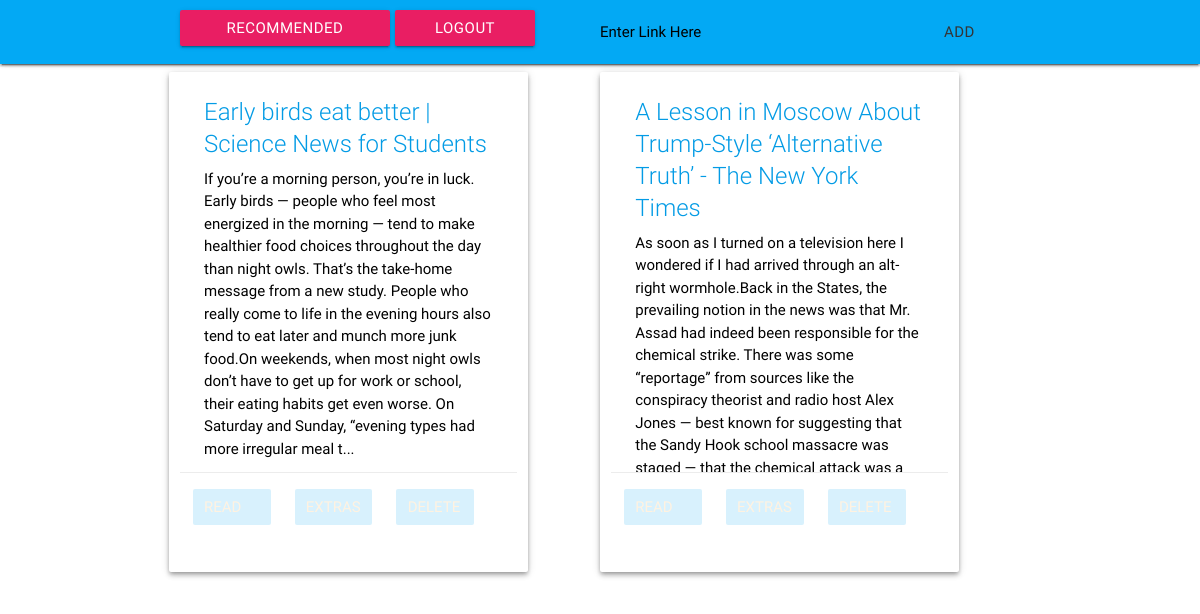
The page /home (signed in) on the database as committed earlier.
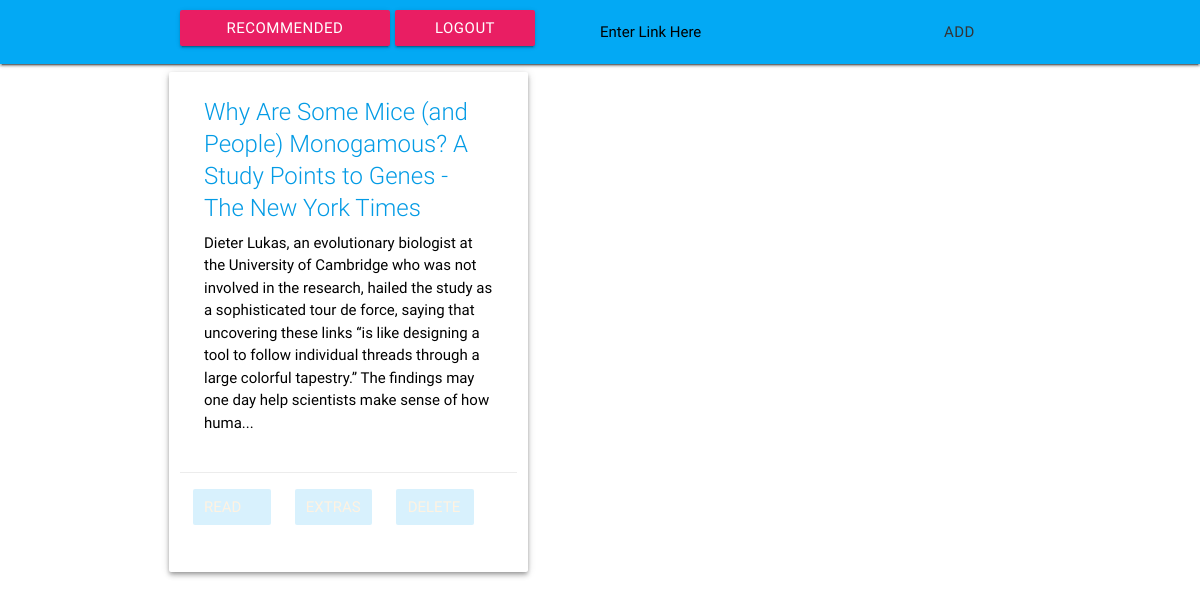
The same page on the database as committed later.
### pocket_clone.py (models this page shows)
class Article(Model):
    title = CharField()
    head = TextField()
    user = ForeignKeyField(User, related_name='articles')
    link = TextField()
    html_clean = TextField()
    text = TextField()
    summary = TextField()
    Markov = TextField()
    date_created = DateTimeField(default=datetime.datetime.now)
    num_chars = TextField()
    num_words = TextField()
    f_dist = TextField()
    class Meta:
        database = db

### pocket_clone.py (the view)
@app.route("/home")
def home():
    user = User.get( id= session['user'] )
    return render_template("home.html", user=user,
                           articles=user.articles.order_by(-Article.date_created))

### pocket_clone.py (called while the page is built)
@app.before_request
def before_request():
    db.connect()
    db.create_tables([User, Article], safe=True)

@app.teardown_request
def teardown_request(exception):
    db.close()

### templates/home.html (shortened to what this page needs)
<html>
<head>
    <link rel="stylesheet" href="{{ url_for('static', filename='css/pocket_clone.css') }}">
</head>
<body>
    <nav class="navbar-fixed">
        <nav class="home-top-bar">
            <div class="container">
                <a href="/Recommended" class="recommended-nav">Recommended</a>
                <a href="/" class="logout-button"> Logout </a>
                <form action="/add_article/" method="post">
                    <div class="row">
                        <input class="button-for-links" type="submit" value="Add">
                        <div class="link-input">
                            <input id="link" type="text" name="link" class="validate">
                            <label for="link">Enter Link Here</label>
                        </div>
                </form>
            </div>
        </nav>
    </nav>
    <div class="container">
        <div class="articles">
            {% for article in articles %}
              <div class="article-card ">
                  <div class="article-head">
                      <span class="card-title">{{article.title}}</span>
                      <p>{{article.head}}...<p>
                    </div>
                    <div class="card-action">
                        <div class="article-option-buttons">
                            <a class="article-option-button" href="/{{article.id}}">
                            </a>
                            <a class="article-option-button" href="/extras/{{article.id}}">
                            </a>
                            <a class="article-option-button" href="delete/{{article.id}}">
                            </a>
                        </div>
                    </div>
                </div>
                <div class="col s0 l1"></div>
            {% endfor %}
    </div>
</div>
</body>
</html>

Rows that differ between the two databases and show on the page:
removed Article: title "Early birds eat better | Science News for Students", head "If you’re a morning person, you’re in luck. Early birds — people who feel most energized in the morning — tend to make healthier food choices throughout the day than night owls. That’s the take-home message from a new study. People who really come to life in the evening hours also tend to eat later and munch more junk food.On weekends, when most night owls don’t have to get up for work or school, their eating habits get even worse. On Saturday and Sunday, “evening types had more irregular meal t"
removed Article: title "A Lesson in Moscow About Trump-Style ‘Alternative Truth’ - The New York Times", head "As soon as I turned on a television here I wondered if I had arrived through an alt-right wormhole.Back in the States, the prevailing notion in the news was that Mr. Assad had indeed been responsible for the chemical strike. There was some “reportage” from sources like the conspiracy theorist and radio host Alex Jones — best known for suggesting that the Sandy Hook school massacre was…"
added Article: title "Why Are Some Mice (and People) Monogamous? A Study Points to Genes - The New York Times", head "Dieter Lukas, an evolutionary biologist at the University of Cambridge who was not involved in the research, hailed the study as a sophisticated tour de force, saying that uncovering these links “is like designing a tool to follow individual threads through a large colorful tapestry.” The findings may one day help scientists make sense of how huma"
